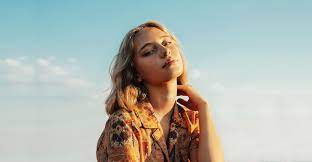
#> input picture 0.jpg, 312 x 162 px
$ python T_1.py
#> lines starting #> are read from the running program, lines starting #| are printed output that depends on the picture
import cv2

img = cv2.imread('0.jpg')
#> img is the input picture: shape (162, 312, 3); mean B, G, R 176.1, 182.2, 176.5
img = cv2.resize(img,(0,0), fx=1, fy=1)
img = cv2.rotate(img, cv2.ROTATE_90_CLOCKWISE)
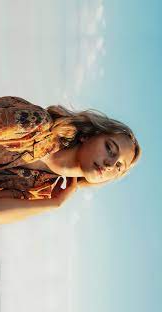
#> img: shape (312, 162, 3); mean B, G, R 176.1, 182.2, 176.5

cv2.imwrite('new_image.jpg',img)
cv2.imshow('Image', img)
cv2.waitKey(0)
#> (the run stopped early here; a loop or call above may not have finished)

$ run again, with 1.jpg copied over 0.jpg
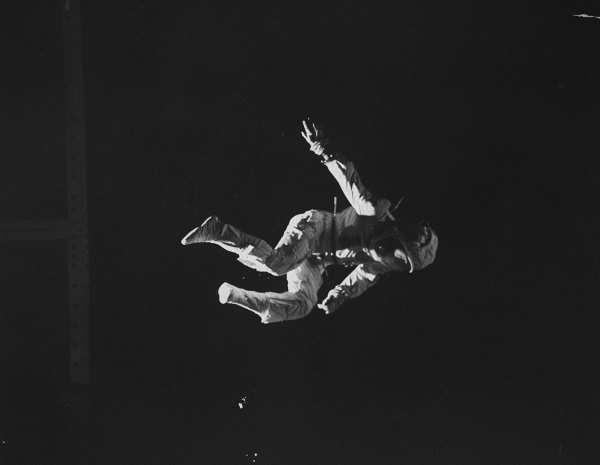
#> input picture 1.jpg, 1200 x 930 px (shown at 1/2 size)
#> img is the input picture: shape (930, 1200, 3); min 0, max 246, mean 32.5
#> `img = cv2.rotate(img, cv2.ROTATE_90_CLOCKWISE)`:
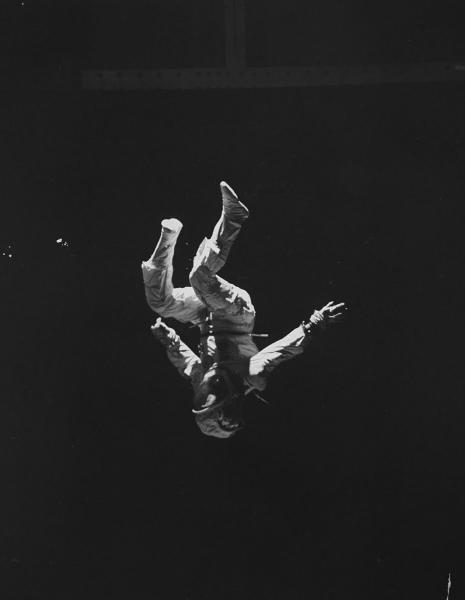
#> img: shape (1200, 930, 3) (shown at 1/2 size); min 0, max 246, mean 32.5

$ run again, with 2.jpg copied over 0.jpg
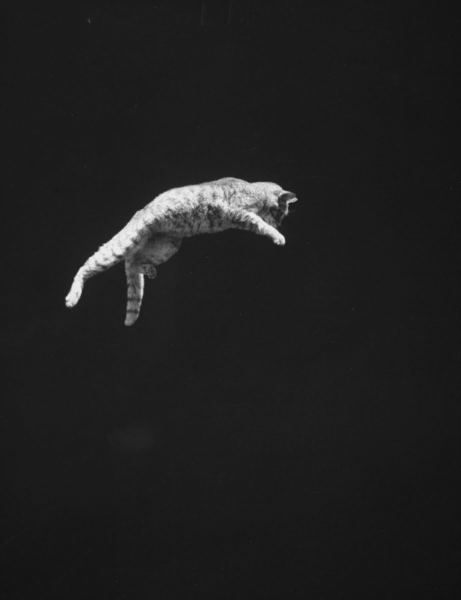
#> input picture 2.jpg, 921 x 1200 px (shown at 1/2 size)
#> img is the input picture: shape (1200, 921, 3); min 13, max 249, mean 31.5
#> `img = cv2.rotate(img, cv2.ROTATE_90_CLOCKWISE)`:
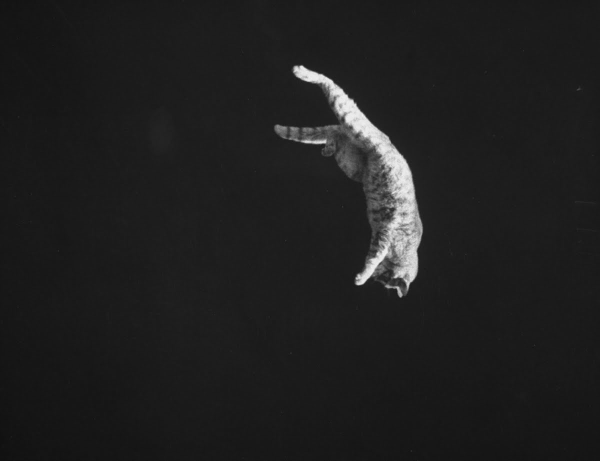
#> img: shape (921, 1200, 3) (shown at 1/2 size); min 13, max 249, mean 31.5
